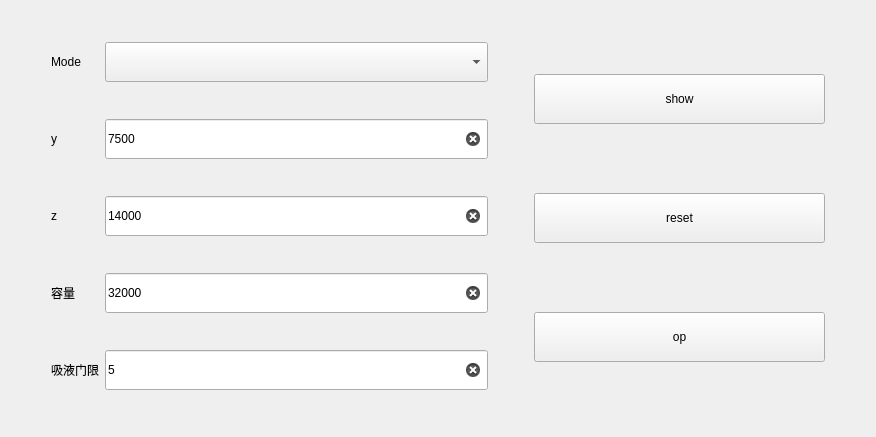
<?xml version="1.0" encoding="UTF-8"?>
<ui version="4.0">
 <class>SingleStepPipettingNeedle</class>
 <widget class="QWidget" name="SingleStepPipettingNeedle">
  <property name="geometry">
   <rect>
    <x>0</x>
    <y>0</y>
    <width>876</width>
    <height>437</height>
   </rect>
  </property>
  <property name="windowTitle">
   <string>Form</string>
  </property>
  <layout class="QHBoxLayout" name="horizontalLayout" stretch="0,3,0,2,0">
   <item>
    <spacer name="horizontalSpacer">
     <property name="orientation">
      <enum>Qt::Horizontal</enum>
     </property>
     <property name="sizeHint" stdset="0">
      <size>
       <width>40</width>
       <height>20</height>
      </size>
     </property>
    </spacer>
   </item>
   <item>
    <layout class="QGridLayout" name="gridLayout">
     <item row="1" column="1">
      <widget class="QLineEdit" name="edit_0">
       <property name="minimumSize">
        <size>
         <width>0</width>
         <height>40</height>
        </size>
       </property>
       <property name="text">
        <string>7500</string>
       </property>
       <property name="clearButtonEnabled">
        <bool>true</bool>
       </property>
      </widget>
     </item>
     <item row="0" column="0">
      <widget class="QLabel" name="lab">
       <property name="text">
        <string>Mode</string>
       </property>
      </widget>
     </item>
     <item row="3" column="0">
      <widget class="QLabel" name="lab_2">
       <property name="text">
        <string>容量</string>
       </property>
      </widget>
     </item>
     <item row="3" column="1">
      <widget class="QLineEdit" name="edit_2">
       <property name="minimumSize">
        <size>
         <width>0</width>
         <height>40</height>
        </size>
       </property>
       <property name="text">
        <string>32000</string>
       </property>
       <property name="clearButtonEnabled">
        <bool>true</bool>
       </property>
      </widget>
     </item>
     <item row="2" column="1">
      <widget class="QLineEdit" name="edit_1">
       <property name="minimumSize">
        <size>
         <width>0</width>
         <height>40</height>
        </size>
       </property>
       <property name="text">
        <string>14000</string>
       </property>
       <property name="clearButtonEnabled">
        <bool>true</bool>
       </property>
      </widget>
     </item>
     <item row="1" column="0">
      <widget class="QLabel" name="lab_0">
       <property name="text">
        <string>y</string>
       </property>
      </widget>
     </item>
     <item row="2" column="0">
      <widget class="QLabel" name="lab_1">
       <property name="text">
        <string>z</string>
       </property>
      </widget>
     </item>
     <item row="0" column="1">
      <widget class="QComboBox" name="comboBox">
       <property name="minimumSize">
        <size>
         <width>0</width>
         <height>40</height>
        </size>
       </property>
       <property name="styleSheet">
        <string notr="true">QComboBox QAbstractItemView::item{height:50px;}</string>
       </property>
      </widget>
     </item>
     <item row="4" column="0">
      <widget class="QLabel" name="lab_3">
       <property name="text">
        <string>吸液门限</string>
       </property>
      </widget>
     </item>
     <item row="4" column="1">
      <widget class="QLineEdit" name="edit_3">
       <property name="minimumSize">
        <size>
         <width>0</width>
         <height>40</height>
        </size>
       </property>
       <property name="text">
        <string>5</string>
       </property>
       <property name="clearButtonEnabled">
        <bool>true</bool>
       </property>
      </widget>
     </item>
    </layout>
   </item>
   <item>
    <spacer name="horizontalSpacer_2">
     <property name="orientation">
      <enum>Qt::Horizontal</enum>
     </property>
     <property name="sizeHint" stdset="0">
      <size>
       <width>40</width>
       <height>20</height>
      </size>
     </property>
    </spacer>
   </item>
   <item>
    <layout class="QVBoxLayout" name="verticalLayout_2">
     <item>
      <widget class="QPushButton" name="btn_show">
       <property name="minimumSize">
        <size>
         <width>0</width>
         <height>50</height>
        </size>
       </property>
       <property name="text">
        <string>show</string>
       </property>
      </widget>
     </item>
     <item>
      <widget class="QPushButton" name="btn_reset">
       <property name="minimumSize">
        <size>
         <width>0</width>
         <height>50</height>
        </size>
       </property>
       <property name="text">
        <string>reset</string>
       </property>
      </widget>
     </item>
     <item>
      <widget class="QPushButton" name="btn">
       <property name="minimumSize">
        <size>
         <width>0</width>
         <height>50</height>
        </size>
       </property>
       <property name="text">
        <string>op</string>
       </property>
      </widget>
     </item>
    </layout>
   </item>
   <item>
    <spacer name="horizontalSpacer_3">
     <property name="orientation">
      <enum>Qt::Horizontal</enum>
     </property>
     <property name="sizeHint" stdset="0">
      <size>
       <width>40</width>
       <height>20</height>
      </size>
     </property>
    </spacer>
   </item>
  </layout>
 </widget>
 <resources/>
 <connections/>
</ui>
